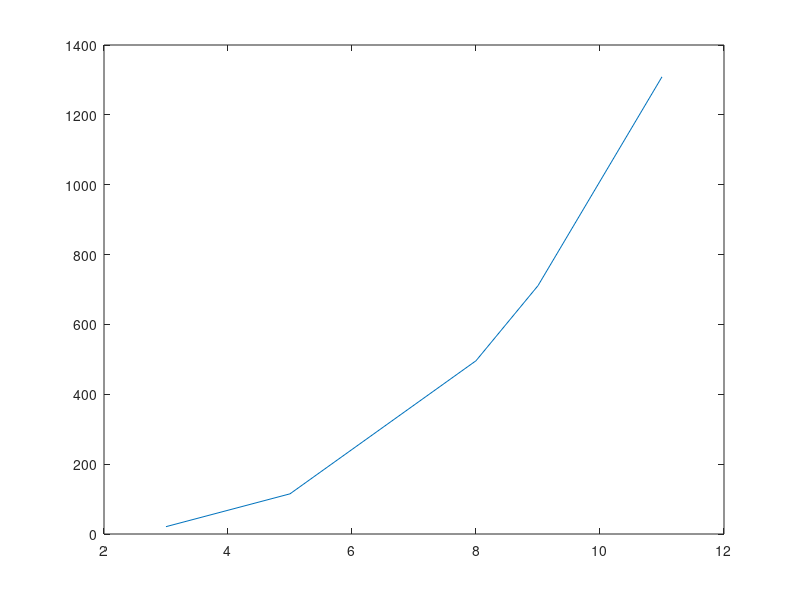
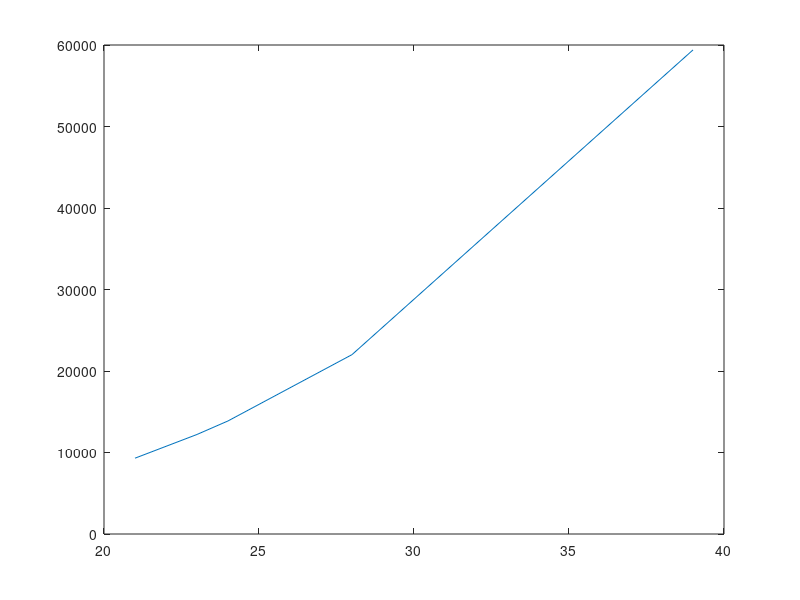

These figures' MATLAB source, in order:
clc;
clear;
clear all;
hepsi = [3,5,8,9,11,21,23,24,28,39];
a = fopen('grafik.dat','a+');
fprintf(a,'%d %d %d %d %d\n%d %d %d %d %d',hepsi);
fclose(a);
a = fopen ('grafik.dat','r');
for i=1:5
X(i)=fscanf(a,'%f',[1]);
end
for i=1:5
Y(i)=fscanf(a,'\n%f',[1]);
end
for i=1:5
f1(i) = X(i)^3-2*X(i);
f2(i)= Y(i)^3+2*Y(i);
end
figure(1)
plot(X,f1);
figure(2)
plot(Y,f2);